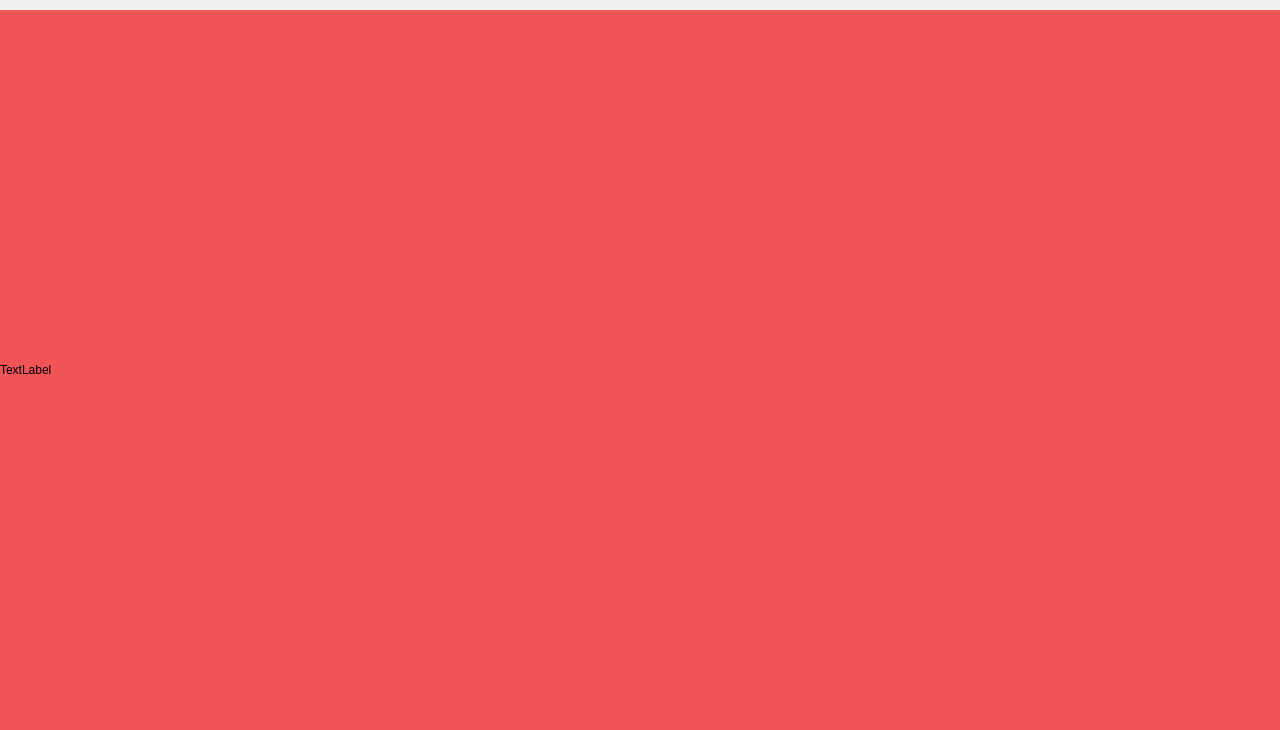
<?xml version="1.0" encoding="UTF-8"?>
<ui version="4.0">
 <class>MainWindow</class>
 <widget class="QMainWindow" name="MainWindow">
  <property name="enabled">
   <bool>true</bool>
  </property>
  <property name="geometry">
   <rect>
    <x>0</x>
    <y>0</y>
    <width>1280</width>
    <height>730</height>
   </rect>
  </property>
  <property name="minimumSize">
   <size>
    <width>1280</width>
    <height>730</height>
   </size>
  </property>
  <property name="windowTitle">
   <string>MainWindow</string>
  </property>
  <widget class="QWidget" name="centralwidget">
   <widget class="QLabel" name="video_holder">
    <property name="geometry">
     <rect>
      <x>0</x>
      <y>10</y>
      <width>1280</width>
      <height>720</height>
     </rect>
    </property>
    <property name="minimumSize">
     <size>
      <width>1280</width>
      <height>720</height>
     </size>
    </property>
    <property name="palette">
     <palette>
      <active>
       <colorrole role="Base">
        <brush brushstyle="SolidPattern">
         <color alpha="255">
          <red>252</red>
          <green>252</green>
          <blue>252</blue>
         </color>
        </brush>
       </colorrole>
       <colorrole role="Window">
        <brush brushstyle="SolidPattern">
         <color alpha="255">
          <red>241</red>
          <green>84</green>
          <blue>87</blue>
         </color>
        </brush>
       </colorrole>
      </active>
      <inactive>
       <colorrole role="Base">
        <brush brushstyle="SolidPattern">
         <color alpha="255">
          <red>252</red>
          <green>252</green>
          <blue>252</blue>
         </color>
        </brush>
       </colorrole>
       <colorrole role="Window">
        <brush brushstyle="SolidPattern">
         <color alpha="255">
          <red>241</red>
          <green>84</green>
          <blue>87</blue>
         </color>
        </brush>
       </colorrole>
      </inactive>
      <disabled>
       <colorrole role="Base">
        <brush brushstyle="SolidPattern">
         <color alpha="255">
          <red>241</red>
          <green>84</green>
          <blue>87</blue>
         </color>
        </brush>
       </colorrole>
       <colorrole role="Window">
        <brush brushstyle="SolidPattern">
         <color alpha="255">
          <red>241</red>
          <green>84</green>
          <blue>87</blue>
         </color>
        </brush>
       </colorrole>
      </disabled>
     </palette>
    </property>
    <property name="autoFillBackground">
     <bool>true</bool>
    </property>
    <property name="text">
     <string>TextLabel</string>
    </property>
   </widget>
  </widget>
 </widget>
 <resources/>
 <connections/>
</ui>
